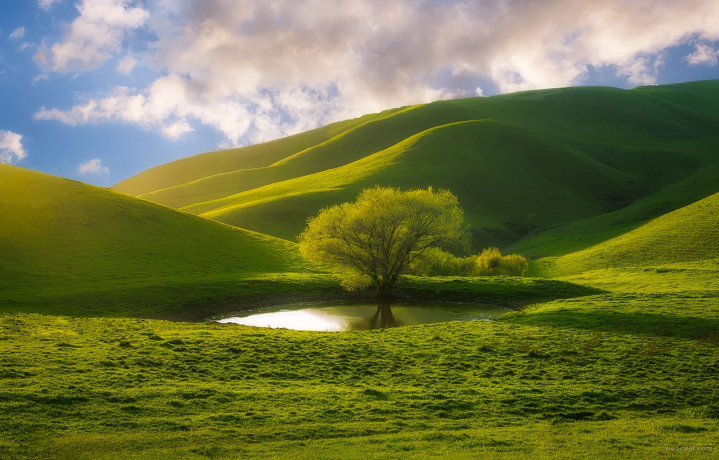
#> input picture Representative learning/Assignment/HW0/EE18MTECH11030_HW0/nature2.jpg, 1438 x 920 px (shown at 1/2 size)
$ jupyter execute EE18MTECH11030_HW0_Question1_image_final.ipynb   (older library calls are emulated)
#> lines starting #> are read from the running program, lines starting #| are printed output that depends on the picture
## Question 1:
## Submitted by: Sayan Chakraborty, EE18MTECH11030

[cell 1]
import numpy as np
import pandas as pd
import matplotlib.pyplot as plt
from sklearn.datasets import make_blobs
import random
from random import randint
from PIL import Image

### The K-means algorithm is defined as follows:

[cell 2]
# class K_means():
def initialize(X_data, centroids):
    X_data = np.transpose(np.array(X_data))         # X_data argument is expected to have dimension in rows and number of observation in coloumns
    centroids = np.transpose(np.array(centroids))   # centroids argument is expected to have dimension in rows
    N = X_data.shape[0]
    X_data = np.append(X_data, np.transpose(np.zeros((1,N))), axis=1)
    return X_data, centroids

def assign_cluster(X_data, centroids):
    X_data = X_data.copy() # to avoid mutability
    N, M = X_data.shape    # N = num. of observations, M = dimension of data
    Nc, Mc = centroids.shape # Nc = num. of centroids, Mc = dimension of data
    dum_var = np.zeros(Nc)

    for i in range(N):
        dum_var = np.zeros(Nc)
#         print(X_data[0, 0:M-1])
        for j in range(Nc):
            dum_var[j] = (np.linalg.norm(X_data[i, 0:M-1] - centroids[j,:]))
        X_data[i,M-1] = np.argmin(dum_var)

    return X_data

def update_centroids(X_data, centroids):
    centroids = centroids.copy() # to avoid mutability
    X_data = X_data.copy()       # to avoid mutability

    X_data = pd.DataFrame(X_data)
    centroids = pd.DataFrame(centroids)
    N, M = X_data.shape    # N = num. of observations, M = dimension of data
    Nc, Mc = centroids.shape # Nc = num. of centroids, Mc = dimension of data
    X_data = X_data.rename(columns = {M-1:'cluster'})
#     print(X_data)


    for i in range(Nc):
        dum = X_data[X_data['cluster'] == i]
        dum = dum[dum.columns[0:X_data.shape[1]-1]]
#         print(dum)
        if dum.shape[0] != 0:
            centroids.loc[i, :] = dum.sum(axis=0)/dum.shape[0]
        else:
            centroids.loc[i, :] = 0

#     print(centroids)
    return np.array(centroids)

### Generate Data:

[cell 3]
def generate_data():
    im = image_compress('nature2.jpg', 400)
    im.show()
    pix = np.array(im)

    N, M, K = pix.shape
    X_data = np.zeros([K, N*M])
    for i in range(K):
        X_data[i,:] = (pix[:,:,i].reshape(( pix[:,:,i].shape[0]*pix[:,:,i].shape[1]) ))

    X_data = X_data.astype(float)
    return X_data, [N, M, K]

def image_compress(img_name, compression):
#> called with img_name = 'nature2.jpg', compression = 400
    basewidth = compression
    img = Image.open(img_name)
#> img is the input picture: PIL image 1438x920 RGB; mean R, G, B 111, 116.7, 66.6
    wpercent = (basewidth/float(img.size[0]))
#> wpercent = 0.278
    hsize = int((float(img.size[1])*float(wpercent)))
#> hsize = 255
    img = img.resize((basewidth,hsize), Image.ANTIALIAS)
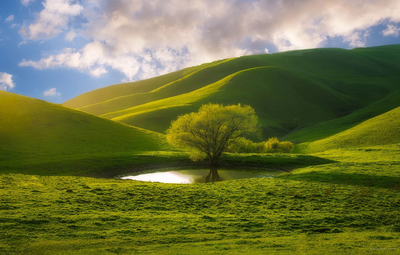
#> img: PIL image 400x255 RGB; mean R, G, B 111, 116.7, 66.6
    img.save(img_name+'new.jpg')

    return img

### Implement the K-means algorithm:

[cell 4]
X_data, img_shape = generate_data()
#> img_shape = [255, 400, 3]
N, M = X_data.shape    # N = num. of observations, M = dimension of data
#> N = 3; M = 102000
K = 8
epsilon = 0.00001
centroids = X_data[:, np.random.randint(M, size=K)]
error = 10
iter = 0
X_data, centroids = initialize(X_data, centroids)
#> in initialize, `centroids = np.transpose(np.array(centroids))`: centroids = [[41, 45, 13], [31, 57, 20], [174, 158, 9], [37, 52, 27], [142, 164, 202], [122, 121, 9], [105, 105, 12], [28, 50, 15]]
N, M = X_data.shape    # N = num. of observations, M = dimension of data
#> N = 102000; M = 4
while error > epsilon:

    X_data1 = assign_cluster(X_data, centroids)

    centroids_new = update_centroids(X_data1, centroids)

    error = np.sqrt(np.square(centroids-centroids_new).sum(axis=1)).sum()

    centroids = centroids_new

    print('iteration',iter, ', error =', error)
    iter += 1
print('Centroids = ')
print(centroids)
